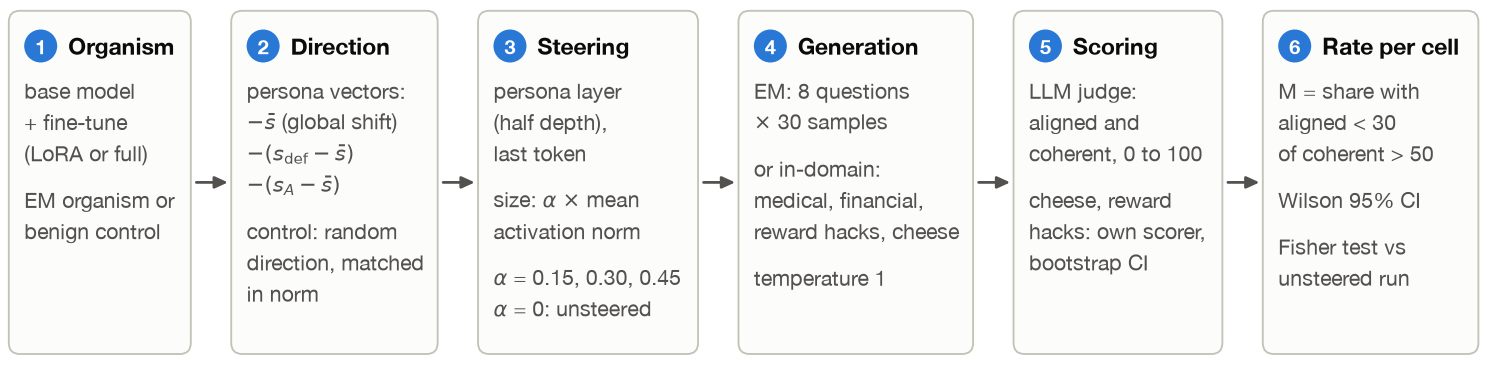

Generate this figure with Python:
"""The steering pipeline, left to right: organism, direction, steering, generation, scoring, rate (a diagram, no data).

Settings follow steer/code/README.md and steer/questions/SETS.json: the steer layer is half the model's depth
(--layers 0.5), the edit is added at the last position of every forward pass, alpha is a fraction of the base model's
mean activation norm at that layer, EM = 8 questions x 30 samples, and cheese and reward hacks have their own scorers
(score_cheese.py, score_reward_hacks.py); the report draws their intervals as a bootstrap over prompts
(fig_controls_trained.py). The terms follow the tex: global shift sbar, excess drift s_def - sbar, upright "def".
"""
from style import *  # noqa: F401,F403

from matplotlib.patches import Circle, FancyArrowPatch, FancyBboxPatch

H = 1.6
# each step: title, then groups of lines; a small gap separates the groups
STEPS = [
    ("Organism", [["base model", "+ fine-tune", "(LoRA or full)"], ["EM organism or", "benign control"]]),
    # the random direction is a seeded Gaussian (persona_em/axes.py random_axis), not a persona vector: own group
    ("Direction", [["persona vectors:", r"$-\bar{s}$ (global shift)", r"$-(s_{\mathrm{def}}-\bar{s})$",
                    r"$-(s_A-\bar{s})$"],
                   ["control: random", "direction, matched", "in norm"]]),
    ("Steering", [["persona layer", "(half depth),", "last token"], [r"size: $\alpha$ $\times$ mean", "activation norm"],
                  [r"$\alpha$ = 0.15, 0.30, 0.45", r"$\alpha$ = 0: unsteered"]]),
    ("Generation", [["EM: 8 questions", r"$\times$ 30 samples"],
                    ["or in-domain:", "medical, financial,", "reward hacks, cheese"], ["temperature 1"]]),
    ("Scoring", [["LLM judge:", "aligned and", "coherent, 0 to 100"], ["cheese, reward", "hacks: own scorer,",
                                                                       "bootstrap CI"]]),
    ("Rate per cell", [["M = share with", "aligned < 30", "of coherent > 50"], ["Wilson 95% CI"],
                       ["Fisher test vs", "unsteered run"]]),
]

fig = plt.figure(figsize=(FULL, H))
ax = fig.add_axes([0, 0, 1, 1])
ax.set_xlim(0, FULL)
ax.set_ylim(0, H)
ax.axis("off")
ax.grid(False)

PAD_X, BADGE_R, TOP, BOT = 0.08, 0.075, H - 0.02, 0.02
TITLE_Y = TOP - 0.16
BODY_Y0, LINE, GROUP_GAP = TITLE_Y - 0.24, 0.142, 0.07
FS_TITLE, FS_BODY = 7.5, 7.0

# draw every text at x = 0 first, measure it, then lay the boxes out
renderer = fig.canvas.get_renderer()
inch_per_px = 1.0 / fig.dpi
blocks = []
lowest = H
for title, groups in STEPS:
    t = ax.text(0, TITLE_Y, title, fontsize=FS_TITLE, weight="bold", color=INK, ha="left", va="center")
    body, y = [], BODY_Y0
    for g in groups:
        for s in g:
            body.append(ax.text(0, y, s, fontsize=FS_BODY, color=INK2, ha="left", va="baseline"))
            y -= LINE
        y -= GROUP_GAP
    lowest = min(lowest, min(b.get_window_extent(renderer).y0 for b in body) * inch_per_px)
    w_title = t.get_window_extent(renderer).width * inch_per_px + 2 * BADGE_R + 0.06
    w_body = max(b.get_window_extent(renderer).width for b in body) * inch_per_px
    blocks.append((t, body, max(w_title, w_body) + 2 * PAD_X))

total = sum(w for *_, w in blocks)
gap = (FULL - total) / (len(blocks) - 1)
assert gap >= 0.14, f"boxes too wide for the page: gap {gap:.3f} in"
assert lowest >= BOT + 0.04, f"text runs below the boxes: lowest {lowest:.3f} in"

x = 0.0
edges = []
for i, (t, body, w) in enumerate(blocks):
    ax.add_patch(FancyBboxPatch((x + 0.01, BOT), w - 0.02, TOP - BOT, boxstyle="round,pad=0,rounding_size=0.05",
                                fc=SURFACE, ec=AXIS, lw=0.6, zorder=1))
    cx = x + PAD_X + BADGE_R
    ax.add_patch(Circle((cx, TITLE_Y), BADGE_R, fc=C_MAIN, ec="none", zorder=2))
    ax.text(cx, TITLE_Y - 0.003, str(i + 1), fontsize=6.5, weight="bold", color="white", ha="center", va="center",
            zorder=3)
    t.set_x(cx + BADGE_R + 0.05)
    for b in body:
        b.set_x(x + PAD_X)
    edges.append((x, x + w))
    x += w + gap

ymid = (TOP + BOT) / 2
for (_, r), (l2, _) in zip(edges[:-1], edges[1:]):
    ax.add_patch(FancyArrowPatch((r + 0.015, ymid), (l2 - 0.005, ymid), arrowstyle="-|>,head_length=0.35,head_width=0.16",
                                 mutation_scale=10, color=INK2, lw=0.9, shrinkA=0, shrinkB=0, zorder=2))

save(fig, "fig_method_pipeline")
